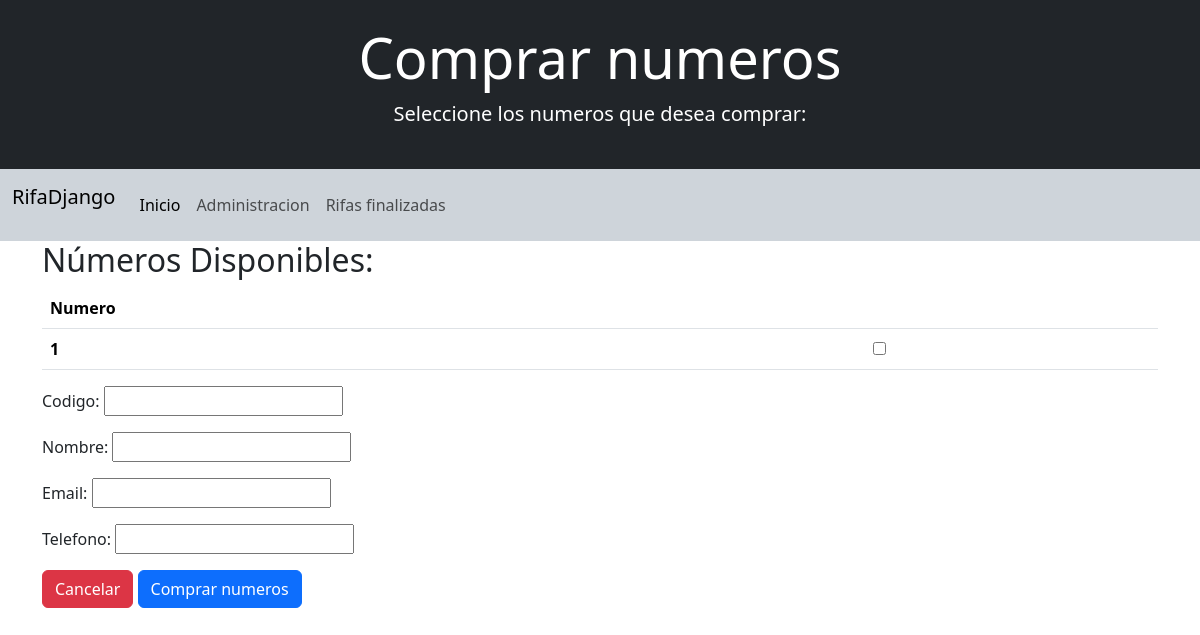
The page /comprar_numero/2 on the database as committed earlier.
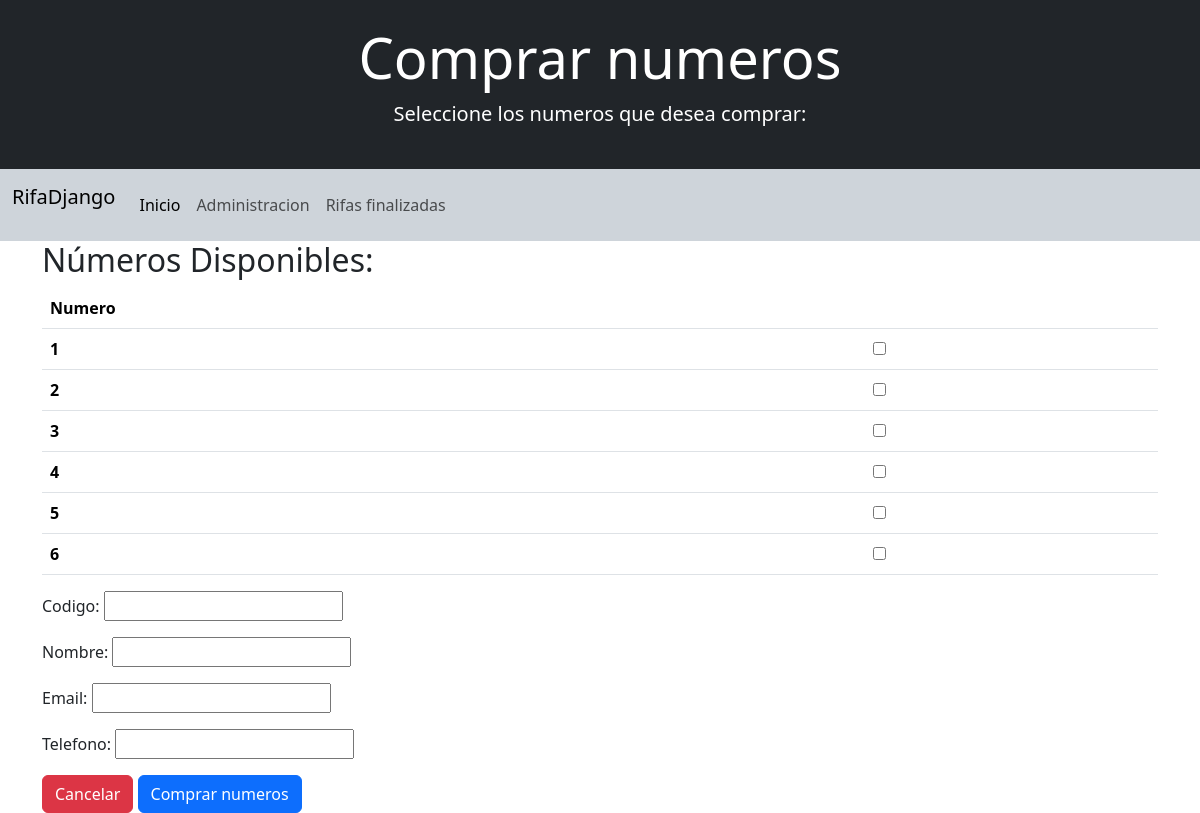
The same page on the database as committed later.
### mainapp/models.py (models this page shows, shortened)
class Numero (models.Model):
    ESTADOS_CHOICES = [
        ('PA', 'Pagado'),
        ('RE', 'Reservado'),
        ('DI', 'Disponible'),
    ]
    numero = models.PositiveIntegerField(null=False)
    estado = models.CharField(max_length=2, choices=ESTADOS_CHOICES, default='DI', null=False)
    id_rifa = models.ForeignKey(Rifa, on_delete= models.CASCADE, null=False)
    id_compra = models.ForeignKey(Compra, on_delete= models.CASCADE, null=True, blank=True)

### mainapp/views.py (the view)
# urls.py: path('comprar_numero/<int:rifa_id>', views.comprar_numero),
def comprar_numero(request, rifa_id):
    rifa = Rifa.objects.get(id=rifa_id)
    numeros = Numero.objects.filter(id_rifa=rifa_id, estado='DI')
    if request.method == 'POST':
        form = formCompra(request.POST)
        if form.is_valid():
            nueva_compra = form.save()
            numeros_seleccionados = request.POST.getlist('numeros')
            try:
                validar_codigo(nueva_compra.codigo)
                Numero.objects.filter(id__in=numeros_seleccionados).update(id_compra=nueva_compra, estado='PA')
            except ValidationError:
                Numero.objects.filter(id__in=numeros_seleccionados).update(id_compra=nueva_compra, estado='RE')
            return redirect(f'/read_rifa/{rifa_id}')
    else:
        form = formCompra()
    data = {'rifa': rifa, 'form': form, 'numeros': numeros}
    return render(request, 'comprar_numeros.html', data)

### mainapp/forms.py
class formCompra(forms.ModelForm):
    class Meta:
        model = Compra
        fields = '__all__'

### templates/comprar_numeros.html (shortened to what this page needs)
<!doctype html>
<html lang="es">
<head>
  <link href="https://cdn.jsdelivr.net/npm/bootstrap@5.3.2/dist/css/bootstrap.min.css" rel="stylesheet"
>
</head>
<body>
  <header>
    <div class="bg-dark text-white py-4 text-center">
      <h1 class="display-4">Comprar numeros</h1>
      <p class="lead">Seleccione los numeros que desea comprar:</p>
    </div>
    <nav class="navbar navbar-expand-lg bg-body-tertiary  bg-dark-subtle">
      <div class="container-fluid">
        <p class="navbar-brand">RifaDjango</p>
        <div class="collapse navbar-collapse" id="navbarNav">
          <ul class="navbar-nav">
            <li class="nav-item">
              <a class="nav-link active" aria-current="page" href="/">Inicio</a>
            </li>
            <li class="nav-item">
              <a class="nav-link" href="/admin">Administracion</a>
            </li>
            <li class="nav-item">
                <a class="nav-link" href="/rifas_terminadas/">Rifas finalizadas</a>
            </li>
          </ul>
        </div>
      </div>
    </nav>
  </header>
  <main>
    <div class="container">
      <h2>Números Disponibles:</h2>
      <form method="POST">
        <table class="table">
          <thead>
            <tr>
              <th scope="col">Numero</th>
              <th scope="col"></th>
            </tr>
          </thead>
          <tbody>
            {% for n in numeros %}
            <tr>
              <th scope="row">{{ n.numero }}</th>
              <td>
                <input type="checkbox" name="numeros" value="{{ n.id }}">
              </td>
            </tr>
            {% endfor %}
          </tbody>
        </table>
        {{ form.as_p }}
        <a href="/read_rifa/{{ rifa.id }}" class="btn btn-danger">Cancelar</a>
        <button type="submit" class="btn btn-primary">Comprar numeros</button>
      </form>
    </div>
  </main>
</body>
</html>

Rows that differ between the two databases and show on the page:
added Numero: numero "2"
added Numero: numero "3"
added Numero: numero "4"
added Numero: numero "5"
added Numero: numero "6"
